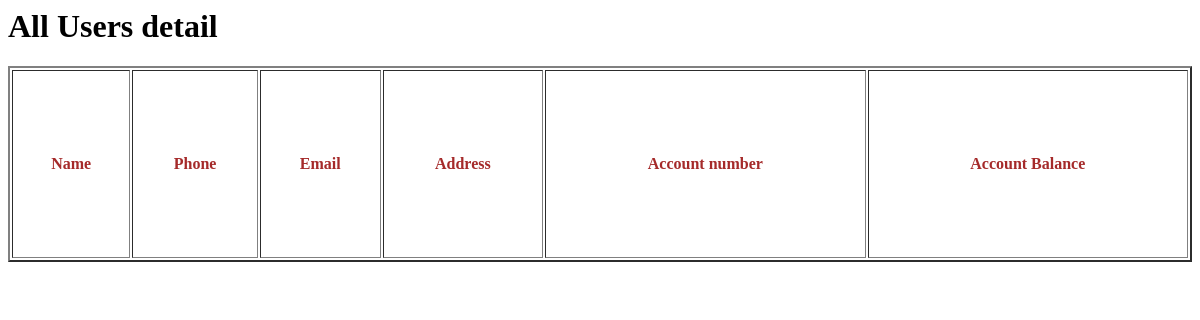
The app's page /adminprofile/, older data.
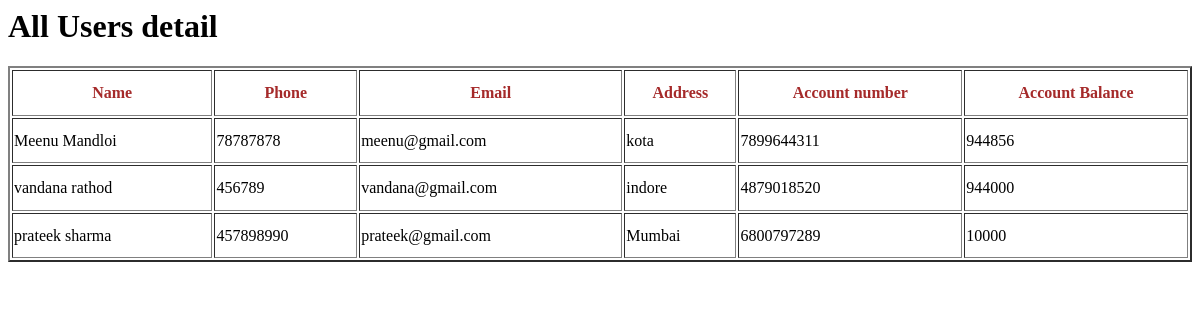
The same page, newer data.
### Bankapp/models.py (models this page shows, shortened)
class Createaccount(models.Model):
    Register = models.OneToOneField(
        Register,
        on_delete=models.CASCADE, null=True, blank=True)
    GENDER_CHOICES = [('male', 'male'),
                      ('female', 'female'),
                      ('other', 'other')]
    name = models.CharField(max_length=20)
    email = models.EmailField(max_length=20)
    gender = models.CharField(choices=GENDER_CHOICES, max_length=128)
    phone = models.CharField(max_length=20)
    address = models.CharField(max_length=50)
    account_type = models.CharField(max_length=20)
    password = models.CharField(max_length=8)
    initial_amount = models.IntegerField(default=1000)
    account_no = models.PositiveBigIntegerField(null=True, blank=True)
    rec_acc = models.PositiveBigIntegerField(null=True, blank=True)

### Bankapp/views.py (the view)
# urls.py: path('adminprofile/', views.adminprofile, name="adminprofile"),
def adminprofile(request):
    account_detail = Createaccount.objects.all()
    transaction_detail = TrasactionDetails.objects.all()
    user = {"transaction_detail": transaction_detail, "account_detail": account_detail}
    return render(request, 'admindetail.html', user)

### templates/admindetail.html
{% block content %}
    <h1>All Users detail</h1>
    <table border="2" width="100%" height="25%">
        <tr style="color: brown">
            <th>Name</th>
            <th>Phone</th>
            <th>Email</th>
            <th>Address</th>
            <th>Account number</th>
            <th>Account Balance</th>
        </tr>
        {% for i in account_detail %}
            <tr>
                <td>{{ i.name }}</td>
                <td>{{ i.phone }}</td>
                <td>{{ i.email }}</td>
                <td>{{ i.address }}</td>
                <td>{{ i.account_no }}</td>
                <td>{{ i.initial_amount }}</td>
            </tr>
        {% endfor %}
    </table>
{% endblock %}

Row changes from the older to the newer data that the page shows:
added Createaccount: name "Meenu Mandloi", phone "78787878", email "meenu@gmail.com", address "kota", account_no "7899644311", initial_amount "944856"
added Createaccount: name "vandana rathod", phone "456789", email "vandana@gmail.com", address "indore", account_no "4879018520", initial_amount "944000"
added Createaccount: name "prateek sharma", phone "457898990", email "prateek@gmail.com", address "Mumbai", account_no "6800797289", initial_amount "10000"
